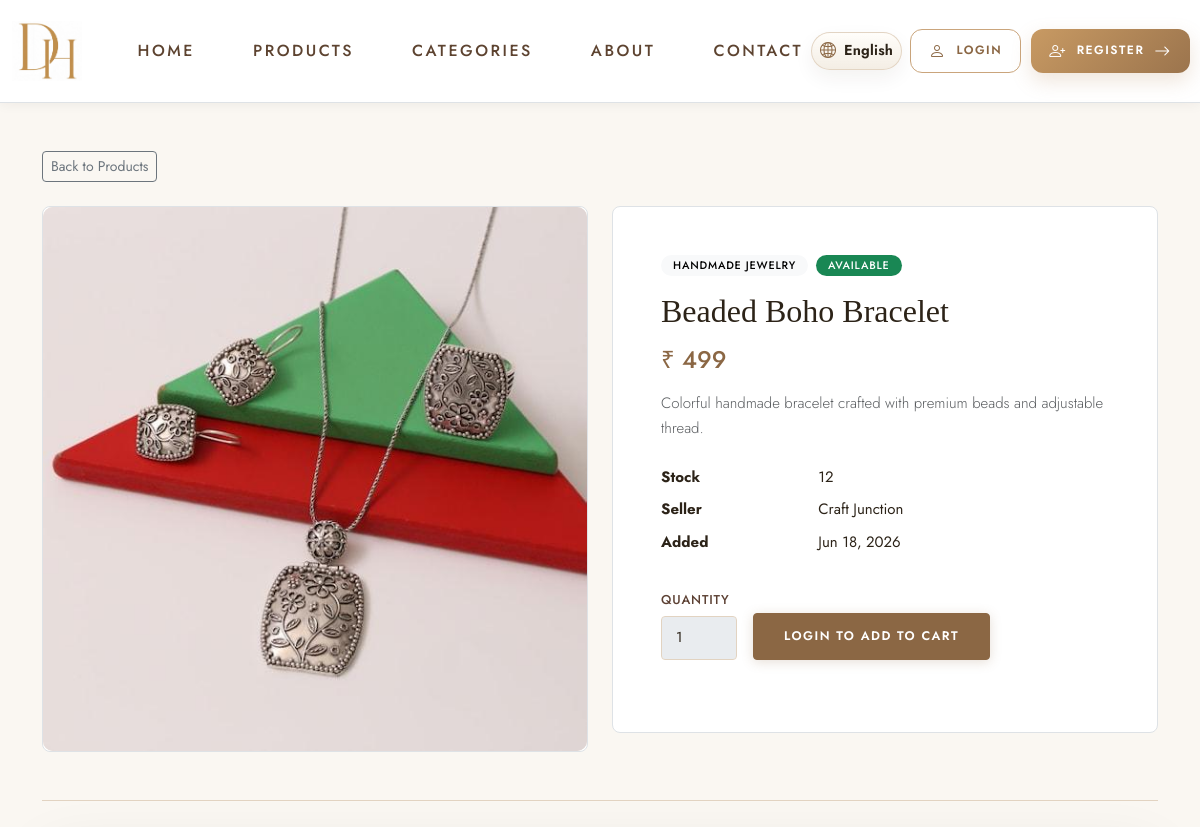
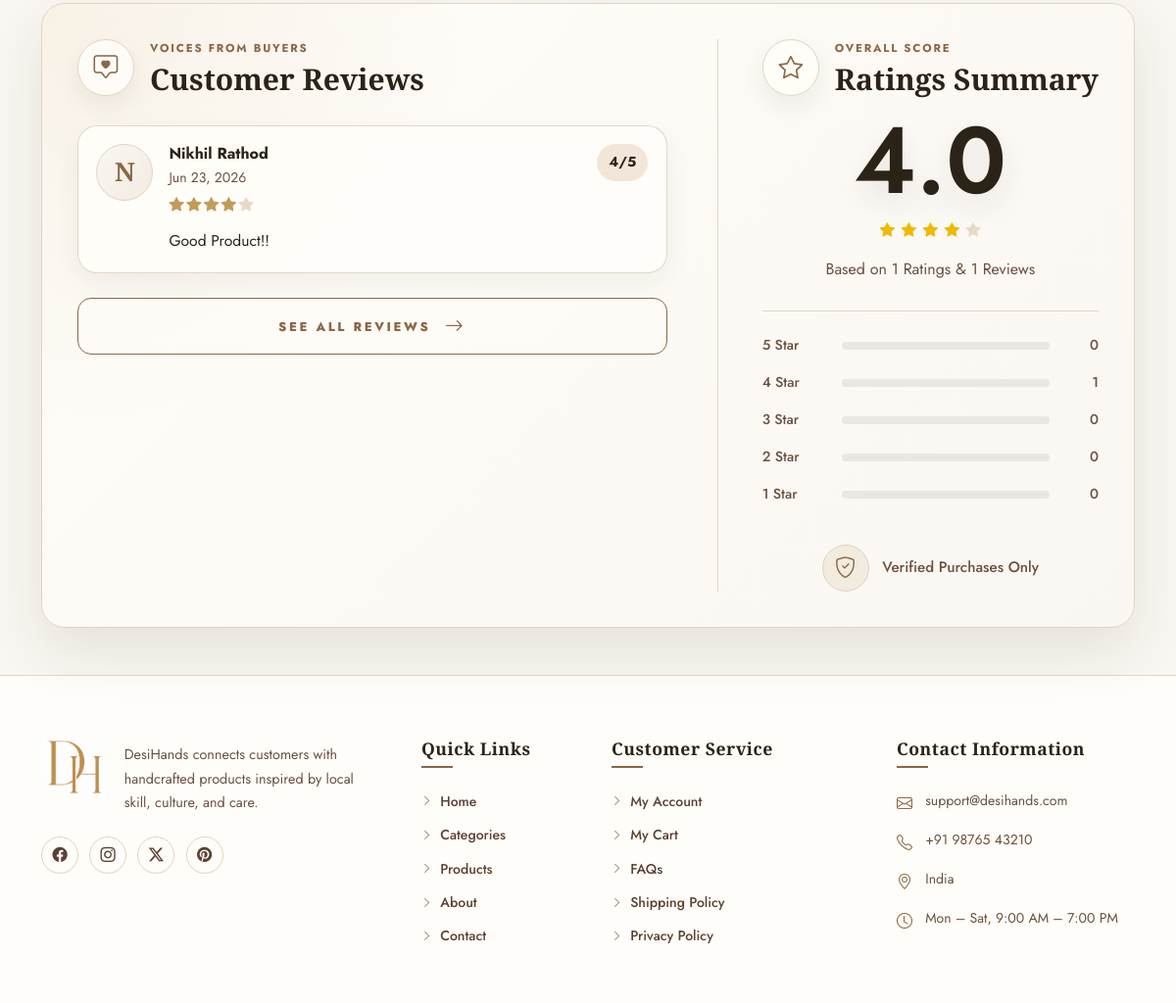
The page /products/1/ on the database its author committed (2 pictures, top to bottom).
### core/models.py (models this page shows, shortened)
class Product(models.Model):
    category = models.ForeignKey(
        Category,
        on_delete=models.CASCADE,
        related_name="products",
    )
    product_name_en = models.CharField(max_length=150)
    product_name_hi = models.CharField(max_length=150, blank=True, default="")
    product_image = models.ImageField(
        upload_to="product_images/", blank=True, null=True
    )
    price = models.DecimalField(max_digits=10, decimal_places=2)
    stock = models.PositiveIntegerField()
    description_en = models.TextField()
    description_hi = models.TextField(blank=True, default="")
    seller_name = models.CharField(max_length=150)
    created_at = models.DateTimeField(auto_now_add=True)
    is_available = models.BooleanField(default=True)
    class Meta:
        ordering = ["-created_at"]
        verbose_name = "Product"
        verbose_name_plural = "Products"
    @property
    def product_name(self):
        from django.utils.translation import get_language
        if get_language() == "hi":
            return self.product_name_hi or self.product_name_en
        return self.product_name_en or self.product_name_hi
    @property
    def description(self):
        from django.utils.translation import get_language
        if get_language() == "hi":
            return self.description_hi or self.description_en
        return self.description_en or self.description_hi

class Category(models.Model):
    name_en = models.CharField(max_length=100)
    name_hi = models.CharField(max_length=100, blank=True, default="")
    image = models.ImageField(upload_to="category_images/", blank=True, null=True)
    description_en = models.TextField()
    description_hi = models.TextField(blank=True, default="")
    created_at = models.DateTimeField(auto_now_add=True)
    class Meta:
        ordering = ["name_en"]
        verbose_name = "Category"
        verbose_name_plural = "Categories"
    @property
    def name(self):
        from django.utils.translation import get_language
        if get_language() == "hi":
            return self.name_hi or self.name_en
        return self.name_en or self.name_hi

class Review(models.Model):
    user = models.ForeignKey(
        Registration,
        on_delete=models.CASCADE,
        related_name="reviews",
    )
    product = models.ForeignKey(
        Product,
        on_delete=models.CASCADE,
        related_name="reviews",
    )
    rating = models.PositiveSmallIntegerField(help_text="1 to 5")
    review = models.TextField()
    created_at = models.DateTimeField(auto_now_add=True)
    class Meta:
        ordering = ["-created_at"]
        verbose_name = "Review"
        verbose_name_plural = "Reviews"
        unique_together = ("user", "product")

class Registration(models.Model):
    fullname = models.CharField(max_length=150)
    email = models.EmailField(unique=True)
    mobile = models.CharField(max_length=15)
    password = models.CharField(max_length=128)
    address = models.TextField()
    city = models.CharField(max_length=100)
    state = models.CharField(max_length=100)
    pincode = models.CharField(max_length=10)
    profile_image = models.ImageField(upload_to="profile_images/", blank=True, null=True)
    is_blocked = models.BooleanField(default=False)
    created_at = models.DateTimeField(auto_now_add=True)
    class Meta:
        ordering = ["-created_at"]
        verbose_name = "Registration"
        verbose_name_plural = "Registrations"

### core/views.py (the view)
# urls.py: path("products/<int:pk>/", views.product_detail_view, name="product_detail"),
def product_detail_view(request, pk):
    product = get_object_or_404(Product.objects.select_related("category"), pk=pk)
    context = {
        "product": product,
        **get_product_review_context(
            product,
            registration_id=request.session.get("registration_id"),
            preview_limit=3,
        ),
    }
    return render(request, "core/product_detail.html", context)

### core/context_processors.py (called while the page is built)
def cart_count(request):
    registration_id = request.session.get("registration_id")
    if not registration_id:
        return {"cart_count": 0}
    quantities = Cart.objects.filter(user_id=registration_id).values_list(
        "quantity", flat=True
    )
    return {"cart_count": sum(quantities)}

def currency_context(request):
    currency = get_user_currency(request)
    return {
        "currency_code": currency["code"],
        "currency_symbol": currency["symbol"],
        "currency_rate": currency["rate"],
    }

### core/currency_utils.py (called while the page is built, shortened)
def get_user_currency(request):
    if not request:
        return {"code": "INR", "symbol": "₹", "rate": 1.0}
    if "currency_code" in request.session:
        return {
            "code": request.session["currency_code"],
            "symbol": request.session["currency_symbol"],
            "rate": request.session["currency_rate"],
        }
    registration_id = request.session.get("registration_id")
    return {"code": "INR", "symbol": "₹", "rate": 1.0}

def convert_price(amount, request=None):
    if amount is None:
        return ""
    try:
        amount_float = float(amount)
    except (ValueError, TypeError):
        return amount
    currency = get_user_currency(request)
    converted = amount_float * currency["rate"]
    if currency["code"] == "INR":
        return f"{currency['symbol']} {int(round(converted))}"
    else:
        return f"{currency['symbol']} {converted:.2f}"

### core/templatetags/currency_filters.py (called while the page is built)
@register.filter(name='convert_price')
def convert_price_filter(value, request=None):
    return convert_price(value, request)

### templates/core/product_detail.html (shortened to what this page needs)
{% extends "base.html" %}
{% load i18n %}
{% load currency_filters %}
{% block content %}
<div id="page-content" style="display:none;">
<section class="py-5">
    <div class="container">
        <div class="mb-4">
            <a class="btn btn-outline-secondary btn-sm" href="{% url 'core:product_list' %}">{% translate "Back to Products" %}</a>
        </div>
        <div class="row g-4 align-items-start">
            <div class="col-12 col-lg-6">
                <div class="bg-white border rounded-3 overflow-hidden">
                    {% if product.product_image %}
                        <img src="{{ product.product_image.url }}" class="product-detail-img" alt="{{ product.product_name }}">
                    {% else %}
                        <div class="product-detail-placeholder d-flex align-items-center justify-content-center">
                            <span>{{ product.product_name|slice:":1" }}</span>
                        </div>
                    {% endif %}
                </div>
            </div>
            <div class="col-12 col-lg-6">
                <div class="bg-white border rounded-3 p-4 p-md-5">
                    <div class="d-flex flex-wrap gap-2 mb-3">
                        <span class="badge text-bg-light">{{ product.category.name }}</span>
                        {% if product.is_available %}
                            <span class="badge text-bg-success">{% translate "Available" %}</span>
                        {% else %}
                            <span class="badge text-bg-secondary">{% translate "Unavailable" %}</span>
                        {% endif %}
                    </div>
                    <h1 class="h2 mb-3">{{ product.product_name }}</h1>
                    <p class="h4 text-primary mb-3">{{ product.price|convert_price:request }}</p>
                    <p class="text-muted mb-4">{{ product.description }}</p>
                    <dl class="row mb-4">
                        <dt class="col-sm-4">{% translate "Stock" %}</dt>
                        <dd class="col-sm-8">{{ product.stock }}</dd>
                        <dt class="col-sm-4">{% translate "Seller" %}</dt>
                        <dd class="col-sm-8">{{ product.seller_name }}</dd>
                        <dt class="col-sm-4">{% translate "Added" %}</dt>
                        <dd class="col-sm-8">{{ product.created_at|date:"M d, Y" }}</dd>
                    </dl>
                    {% if product.is_available and product.stock > 0 %}
                        {% if request.session.registration_email %}
                            <form class="row g-3 align-items-end mb-4" method="post" action="{% url 'core:cart_add' product.id %}">
                                {% csrf_token %}
                                <div class="col-auto">
                                    <label class="form-label" for="quantity">{% translate "Quantity" %}</label>
                                    <input class="form-control" id="quantity" type="number" name="quantity"
                                           value="1" min="1" max="{{ product.stock }}" required>
                                </div>
                                <div class="col-auto d-flex flex-wrap gap-2">
                                    <button class="btn btn-primary" type="submit">{% translate "Add to Cart" %}</button>
                                    <button class="btn btn-outline-primary" type="submit" name="next" value="cart">{% translate "Add & View Cart" %}</button>
                                </div>
                            </form>
                        {% else %}
                            <div class="row g-3 align-items-end mb-4">
                                <div class="col-auto">
                                    <label class="form-label" for="quantity">{% translate "Quantity" %}</label>
                                    <input class="form-control" id="quantity" type="number" name="quantity"
                                           value="1" min="1" max="{{ product.stock }}" disabled>
                                </div>
                                <div class="col-auto d-flex flex-wrap gap-2">
                                    <a class="btn btn-primary" href="{% url 'core:login' %}?next={{ request.path }}">
                                        {% translate "Login to Add to Cart" %}
                                    </a>
                                </div>
                            </div>
                        {% endif %}
                    {% else %}
                        <p class="text-muted mb-4">{% translate "This product is not available for purchase right now." %}</p>
                    {% endif %}
                </div>
            </div>
        </div>
        <div class="product-reviews product-reviews-separated mt-5">
            <div class="premium-review-card">
                <div class="premium-review-column premium-review-left">
                    <div class="premium-review-heading">
                        <span class="premium-review-icon"><i class="bi bi-chat-square-heart"></i></span>
                        <div>
                            <span class="review-eyebrow">{% translate "Voices From Buyers" %}</span>
                            <h2>{% translate "Customer Reviews" %}</h2>
                        </div>
                    </div>
                    {% if reviews %}
                        <div class="premium-review-list">
                            {% for r in reviews %}
                                <article class="premium-review-item">
                                    <div class="premium-review-avatar" aria-hidden="true">{{ r.user.fullname|slice:":1" }}</div>
                                    <div class="premium-review-content">
                                        <div class="premium-review-meta">
                                            <div>
                                                <h3>{{ r.user.fullname }}</h3>
                                                <span>{{ r.created_at|date:"M d, Y" }}</span>
                                            </div>
                                            <span class="premium-rating-badge">{{ r.rating }}/5</span>
                                        </div>
                                        <div class="rating-stars premium-card-stars" aria-label="{{ r.rating }} out of 5 stars">
                                            <div class="rating-stars-base">
                                                <i class="bi bi-star-fill"></i>
                                                <i class="bi bi-star-fill"></i>
                                                <i class="bi bi-star-fill"></i>
                                                <i class="bi bi-star-fill"></i>
                                                <i class="bi bi-star-fill"></i>
                                            </div>
                                            <div class="rating-stars-fill" style="width: {{ r.rating_percent }}%;">
                                                <i class="bi bi-star-fill"></i>
                                                <i class="bi bi-star-fill"></i>
                                                <i class="bi bi-star-fill"></i>
                                                <i class="bi bi-star-fill"></i>
                                            </div>
                                        </div>
                                        <p>{{ r.review }}</p>
                                    </div>
                                </article>
                            {% endfor %}
                        </div>
                    {% else %}
                        <div class="premium-empty-reviews">
                            <i class="bi bi-star"></i>
                            <p class="mb-0">{% translate "No reviews yet. Be the first to write one." %}</p>
                        </div>
                    {% endif %}
                    <a class="premium-see-all-btn" href="{% url 'core:product_reviews' product.id %}">
                        <span>{% translate "See All Reviews" %}</span>
                        <i class="bi bi-arrow-right"></i>
                    </a>
                </div>
                <div class="premium-review-column premium-review-right">
                    <div class="premium-review-heading">
                        <span class="premium-review-icon"><i class="bi bi-star"></i></span>
                        <div>
                            <span class="review-eyebrow">{% translate "Overall Score" %}</span>
                            <h2>{% translate "Ratings Summary" %}</h2>
                        </div>
                    </div>
                    <div class="premium-rating-score">
                        <span>{% if average_rating %}{{ average_rating|floatformat:1 }}{% else %}0.0{% endif %}</span>
                    </div>
                    <div class="rating-stars premium-average-stars" aria-label="{% if average_rating %}Average rating {{ average_rating|floatformat:1 }} out of 5{% else %}No ratings yet{% endif %}">
                        <div class="rating-stars-base">
                            <i class="bi bi-star-fill"></i>
                            <i class="bi bi-star-fill"></i>
                            <i class="bi bi-star-fill"></i>
                            <i class="bi bi-star-fill"></i>
                            <i class="bi bi-star-fill"></i>
                        </div>
                        <div class="rating-stars-fill" style="width: {{ average_rating_percent }}%;">
                            <i class="bi bi-star-fill"></i>
                            <i class="bi bi-star-fill"></i>
                            <i class="bi bi-star-fill"></i>
                            <i class="bi bi-star-fill"></i>
                        </div>
                    </div>
                    <p class="premium-rating-count">
                    </p>
                    <div class="premium-rating-breakdown">
                        {% for item in rating_breakdown %}
                            <div class="premium-rating-row">
                                <span>{{ item.star }} {% translate "Star" %}</span>
                                <div class="premium-rating-track">
                                </div>
                                <strong>{{ item.count }}</strong>
                            </div>
                        {% endfor %}
                    </div>
                    <div class="premium-verified-badge">
                        <span><i class="bi bi-shield-check"></i></span>
                        <p>{% translate "Verified Purchases Only" %}</p>
                    </div>
                </div>
            </div>
        </div>
    </div>
</section>
{% endblock %}

### templates/core/product_detail.html (style rules this page uses)
#page-content { transition: opacity 0.3s ease; }

### rows shown on the page
Product: product_image (picture), category.name "HANDMADE JEWELRY", product_name "Beaded Boho Bracelet", price|convert_price "₹ 499", description "Colorful handmade bracelet crafted with premium beads and adjustable thread.", stock "12", seller_name "Craft Junction", created_at "Jun 18, 2026"
Review: user.fullname "N", user.fullname "Nikhil Rathod", created_at "Jun 23, 2026", rating "4", {{ r.rating_percent }} 80 (drawn), review "Good Product!!"

### other values the page prints
{{ average_rating|floatformat:1 }} "4.0"
{{ item.star }} "5" "4" "3" "2" "1"
{{ item.count }} "0" "1" "0" "0" "0"
